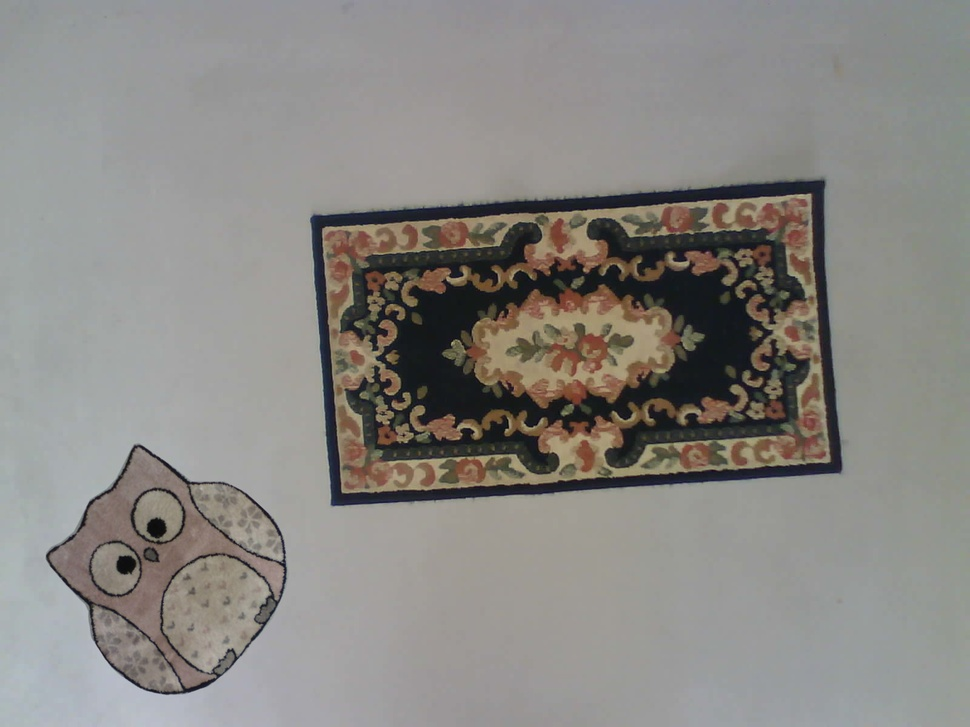
#> input picture Python/images/2_obj.jpg, 970 x 727 px, shrunk from 1600 x 1200 before the run
$ python measure_objects.py
#> lines starting #> are read from the running program, lines starting #| are printed output that depends on the picture; after the words box and inside, x2 and y2 are one past the last pixel; in counts of white or black regions, pixels touching at a corner belong together
"""
Filename: init.py
Usage: This script will measure different objects in the frame using a reference object of known dimension.
The object with known dimension must be the leftmost object.
Author: Shashank Sharma
"""
import math
from scipy.spatial.distance import euclidean
from imutils import perspective
from imutils import contours
import numpy as np
import imutils
import cv2
# from PIL import Image

# Function to show array of images (intermediate results)
# [5 lines left out: function show_images, not called in this run]

def getWidthAndHeightFromContours(cnt, pixel_per_m : int | float):

    box = cv2.minAreaRect(cnt)
    box = cv2.boxPoints(box)
    box = np.array(box, dtype="int")
    box = perspective.order_points(box)
    (tl, tr, br, bl) = box
    # cv2.drawContours(image, [box.astype("int")], -1, (0, 0, 255), 2)

    wid = euclidean(tl, tr)/pixel_per_m
    ht = euclidean(tr, br)/pixel_per_m
    return wid,ht

def getContoursSortedFromImage(img_path):
    # Read image and preprocess
    image = cv2.imread(img_path)

    gray = cv2.cvtColor(image, cv2.COLOR_BGR2GRAY)
    blur = gray
    blur = cv2.GaussianBlur(gray, (9,9), 0)
    # blur = cv2.GaussianBlur(gray, (3, 3), 0)


    # compute the median of the single channel pixel intensities
    v = np.median(image)
    # apply automatic Canny edge detection using the computed median
    sigma = 0.33
    lower = int(max(0, (1.0 - sigma) * v))
    upper = int(min(255, (1.0 + sigma) * v))

    edged = cv2.Canny(blur, lower, upper, apertureSize=3, L2gradient=False)
    # edged = cv2.Canny(blur, 40, 200, apertureSize=3, L2gradient=False)
    edged = cv2.dilate(edged, None, iterations=1)
    edged = cv2.erode(edged, None, iterations=1)

    #show_images([blur, edged])

    # Find contours
    cnts = cv2.findContours(edged.copy(), cv2.RETR_EXTERNAL, cv2.CHAIN_APPROX_SIMPLE)
    cnts = imutils.grab_contours(cnts)

    # Sort contours from left to right as leftmost contour is reference object
    if len(cnts):
        (cnts, _) = contours.sort_contours(cnts)

    # Remove contours which are not large enough
    cnts = [x for x in cnts if cv2.contourArea(x) > 100]
    return cnts

def addSingleCntAndSizesToImage(numpy_ndarray_image, cnt, pixel_per_m : int | float):
    box = cv2.minAreaRect(cnt)
    box = cv2.boxPoints(box)
    box = np.array(box, dtype="int")
    box = perspective.order_points(box)
    (tl, tr, br, bl) = box
    cv2.drawContours(numpy_ndarray_image, [box.astype("int")], -1, (0, 0, 255), 3)
    mid_pt_horizontal = (tl[0] + int(abs(tr[0] - tl[0])/2), tl[1] + int(abs(tr[1] - tl[1])/2))
    mid_pt_verticle = (tr[0] + int(abs(tr[0] - br[0])/2), tr[1] + int(abs(tr[1] - br[1])/2))
    wid = roundMeasurements(euclidean(tl, tr)/pixel_per_m)
    ht = roundMeasurements(euclidean(tr, br)/pixel_per_m)
    cv2.putText(numpy_ndarray_image, "{:.1f}m".format(wid), (int(mid_pt_horizontal[0] - 15), int(mid_pt_horizontal[1] - 10)),
        cv2.FONT_HERSHEY_SIMPLEX, 1.3, (255, 255, 0), 4)
    cv2.putText(numpy_ndarray_image, "{:.1f}m".format(ht), (int(mid_pt_verticle[0] + 10), int(mid_pt_verticle[1])),
        cv2.FONT_HERSHEY_SIMPLEX, 1.3, (255, 255, 0), 4)
    return numpy_ndarray_image


# [14 lines left out: function getPixelPerCmByReferenceObject, not called in this run]

def getPixelPerCmByImageWidth(image_file : str, real_visible_range_in_cm):
    im = cv2.imread(image_file)
    _, width, _ = im.shape
    return width / real_visible_range_in_cm

# [64 lines left out: functions getPixelPerCmByImageHeight, measureEveryObject, addAllCntsAndSizesToImage, test, not called in this run]


def roundMeasurements(measurement):
    measurement_rounded = math.ceil(measurement * 10) / 10
    return measurement_rounded


def alladyn_main(source_img_path : str, REAL_VISIBLE_WIDTH_AT_IMG_IN_M : int | float, output_img_path : str | None):

    pixel_per_m = getPixelPerCmByImageWidth(source_img_path, REAL_VISIBLE_WIDTH_AT_IMG_IN_M)
    # get contours
    # if not found any, object type is None
    cnts = getContoursSortedFromImage(source_img_path)

    if cnts:
        # get biggest obj
        largest_obj_cnt = max(cnts, key=cv2.contourArea)
        largest_obj_real_width, largest_obj_real_height = getWidthAndHeightFromContours(cnt=largest_obj_cnt,pixel_per_m=pixel_per_m)

        #### ADD lines and sizes to image file ####
        if output_img_path is not None and output_img_path:
            image = cv2.imread(source_img_path)
            image = addSingleCntAndSizesToImage(image, largest_obj_cnt, pixel_per_m)
            cv2.imwrite(output_img_path, image)
        ###########################################

        resultData = {
            'width' : roundMeasurements(largest_obj_real_width),
            'height' : roundMeasurements(largest_obj_real_height),
        }

        resultData['area'] = roundMeasurements(resultData["height"] * resultData['width'])
    else:
        resultData = {'width': 0.0 , 'height': 0.0, 'area' : 0.0}

    return resultData


def demo():

    # my_img = "images/sowa.jpg"
    # my_img = "images/blady.jpg"
    # my_img = "images/wzorek.jpg"
    my_img = "images/2_obj.jpg"
    output_img_path = "output.jpg"
    REAL_VISIBLE_WIDTH_AT_IMG_IN_M = 2.0


    print(str(alladyn_main(my_img, REAL_VISIBLE_WIDTH_AT_IMG_IN_M, output_img_path)))
#> in getPixelPerCmByImageWidth, im is the input picture: shape (727, 970, 3); mean B, G, R 131.3, 135.1, 137.3
#> in getContoursSortedFromImage, `gray = cv2.cvtColor(image, cv2.COLOR_BGR2GRAY)`:
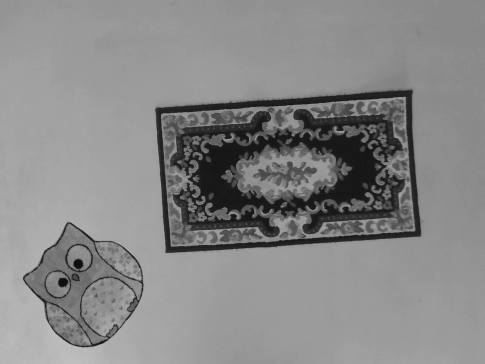
#> gray: shape (727, 970) (shown at 1/2 size); min 3, max 194, mean 135.3
#> in getContoursSortedFromImage, `v = np.median(image)`: v = 150
#> in getContoursSortedFromImage, `lower = int(max(0, (1.0 - sigma) * v))`: lower = 100
#> in getContoursSortedFromImage, `upper = int(min(255, (1.0 + sigma) * v))`: upper = 199
#> in getContoursSortedFromImage, `edged = cv2.Canny(blur, lower, upper, apertureSize=3, L2gradient=False)`:
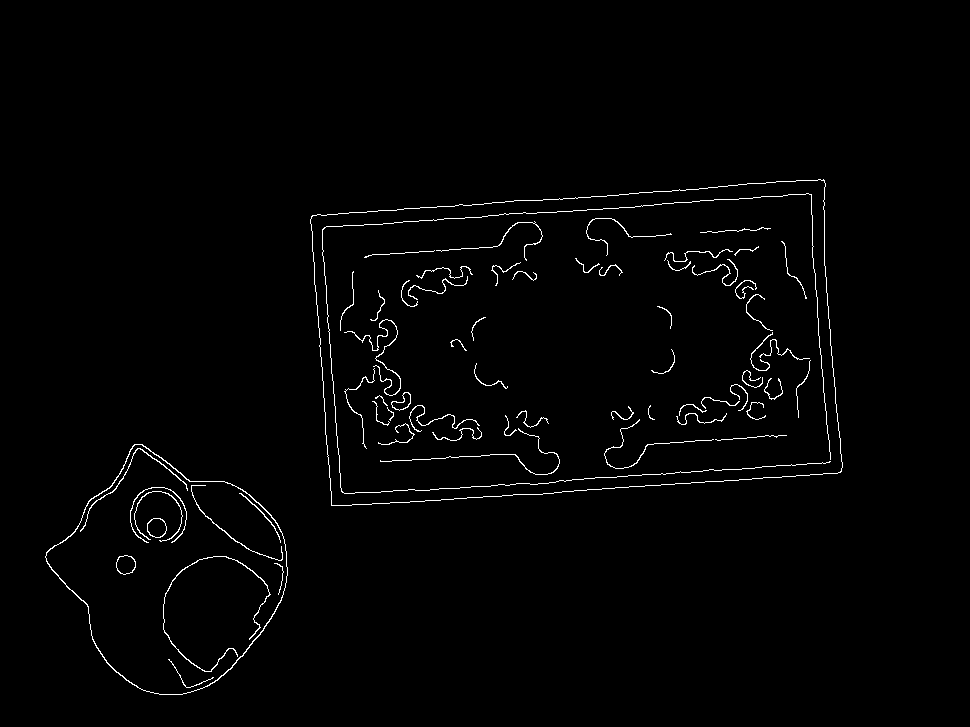
#> edged: shape (727, 970); 1.4% white in thin lines or dots, all inside (x1, y1, x2, y2) = (45, 179, 843, 695)
#> in getContoursSortedFromImage, `edged = cv2.dilate(edged, None, iterations=1)`:
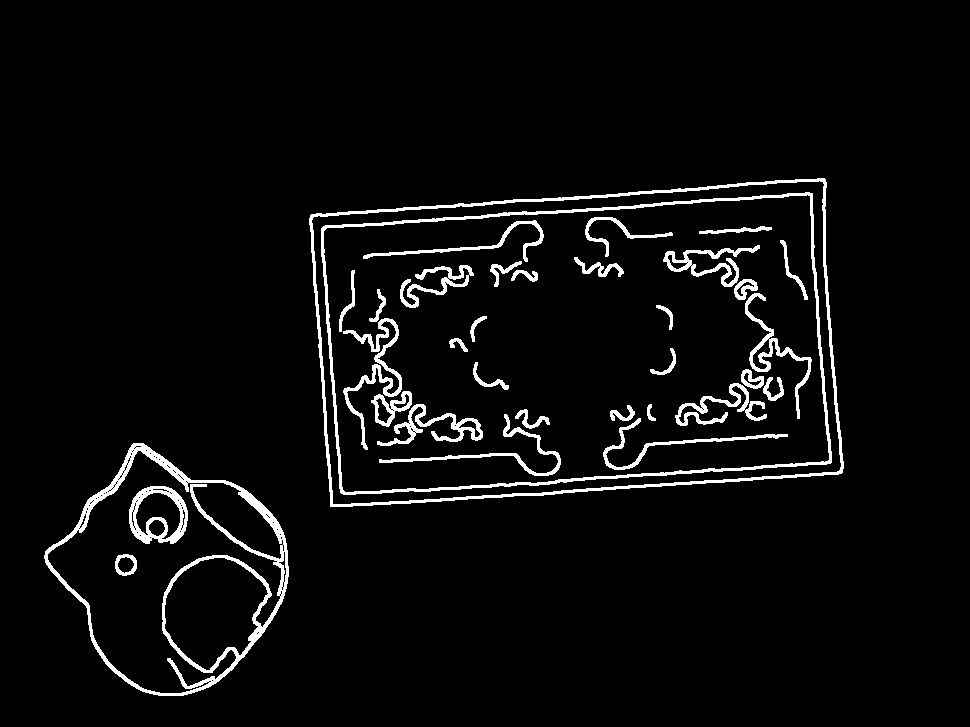
#> edged: shape (727, 970); 4.5% white; 34 white regions, largest, box (x1, y1, x2, y2) and area: (44, 443, 289, 696) 6137, (309, 178, 844, 507) 5075, (321, 192, 832, 495) 4803
#> in getContoursSortedFromImage, `edged = cv2.erode(edged, None, iterations=1)`:
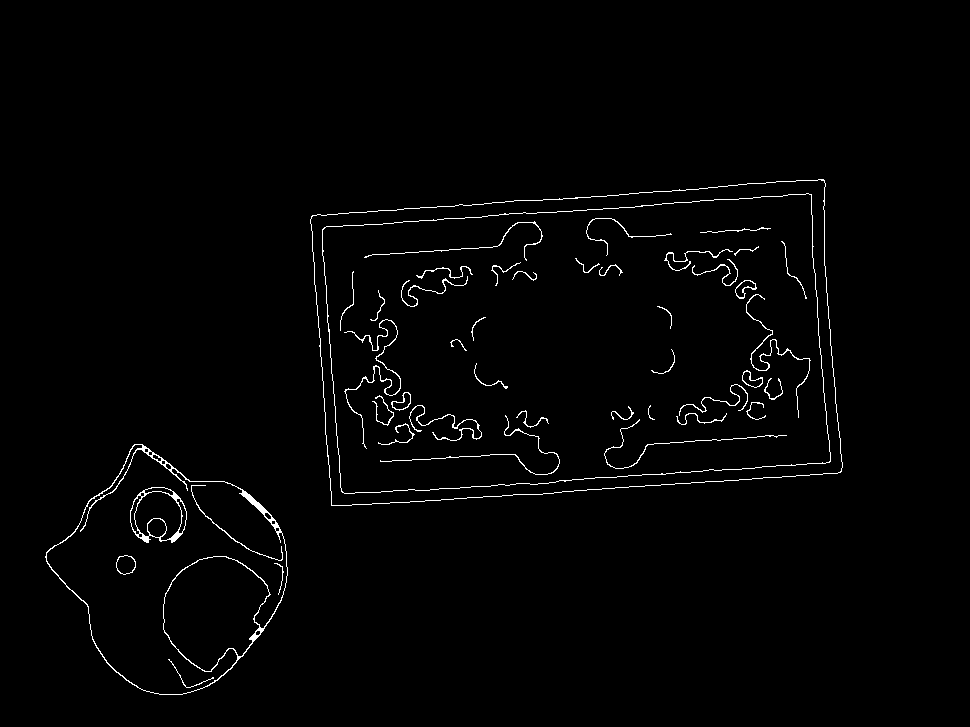
#> edged: shape (727, 970); 1.5% white in thin lines or dots, all inside (x1, y1, x2, y2) = (45, 179, 843, 695)
#> in getContoursSortedFromImage, `cnts = cv2.findContours(edged.copy(), cv2.RETR_EXTERNAL, cv2.CHAIN_APP..`: cnts = 2 contours; box (x1, y1, x2, y2) and area: (310, 179, 843, 506) 149566, (45, 444, 288, 695) 38882
#> in alladyn_main, `largest_obj_cnt = max(cnts, key=cv2.contourArea)`: largest_obj_cnt = contour of 253 points, box (x1, y1, x2, y2) (310, 179, 843, 506), area 149566
#> in getWidthAndHeightFromContours, `box = cv2.minAreaRect(cnt)`: box = ((577.3, 343.3), (516.9, 295.7), -4.07)
#> in getWidthAndHeightFromContours, `box = cv2.boxPoints(box)`: box = [[330, 509.1], [309, 214.2], [824.6, 177.5], [845.6, 472.4]]
#> in getWidthAndHeightFromContours, `box = np.array(box, dtype="int")`: box = [[330, 509], [309, 214], [824, 177], [845, 472]]
#> in getWidthAndHeightFromContours, `box = perspective.order_points(box)`: box = [[309, 214], [824, 177], [845, 472], [330, 509]]
#> in getWidthAndHeightFromContours, `(tl, tr, br, bl) = box`: tl = [309, 214]; tr = [824, 177]; br = [845, 472]; bl = [330, 509]
#> in getWidthAndHeightFromContours, `wid = euclidean(tl, tr)/pixel_per_m`: wid = 1.06
#> in getWidthAndHeightFromContours, `ht = euclidean(tr, br)/pixel_per_m`: ht = 0.61
#> in alladyn_main, `largest_obj_real_width, largest_obj_real_height = getWidthAndHeightFro..`: largest_obj_real_width = 1.06; largest_obj_real_height = 0.61
#> in addSingleCntAndSizesToImage, `box = cv2.minAreaRect(cnt)`: box = ((577.3, 343.3), (516.9, 295.7), -4.07)
#> in addSingleCntAndSizesToImage, `box = cv2.boxPoints(box)`: box = [[330, 509.1], [309, 214.2], [824.6, 177.5], [845.6, 472.4]]
#> in addSingleCntAndSizesToImage, `box = np.array(box, dtype="int")`: box = [[330, 509], [309, 214], [824, 177], [845, 472]]
#> in addSingleCntAndSizesToImage, `box = perspective.order_points(box)`: box = [[309, 214], [824, 177], [845, 472], [330, 509]]
#> in addSingleCntAndSizesToImage, `(tl, tr, br, bl) = box`: tl = [309, 214]; tr = [824, 177]; br = [845, 472]; bl = [330, 509]
#> in addSingleCntAndSizesToImage, `mid_pt_horizontal = (tl[0] + int(abs(tr[0] - tl[0])/2), tl[1] + int(ab..`: mid_pt_horizontal = (566, 232)
#> in addSingleCntAndSizesToImage, `mid_pt_verticle = (tr[0] + int(abs(tr[0] - br[0])/2), tr[1] + int(abs(..`: mid_pt_verticle = (834, 324)
#> in addSingleCntAndSizesToImage, `wid = roundMeasurements(euclidean(tl, tr)/pixel_per_m)`: wid = 1.1
#> in addSingleCntAndSizesToImage, `ht = roundMeasurements(euclidean(tr, br)/pixel_per_m)`: ht = 0.7
#> in addSingleCntAndSizesToImage, `cv2.putText(numpy_ndarray_image, "{:.1f}m".format(ht), (int(mid_pt_ver..`:
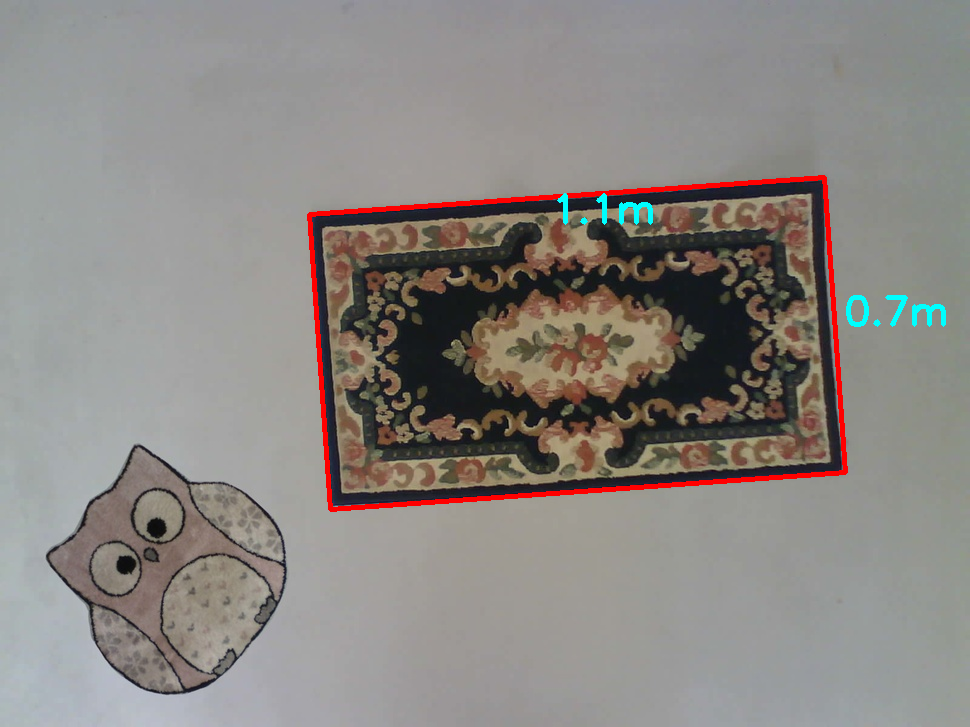
#> numpy_ndarray_image: shape (727, 970, 3); mean B, G, R 130.3, 134, 138.5
#> in alladyn_main, `resultData = { 'width' : roundMeasurements(largest_obj_real_width), 'h..`: resultData = {'width': 1.1, 'height': 0.7}

demo()

$ run again, with Python/images/sowa.jpg copied over Python/images/2_obj.jpg
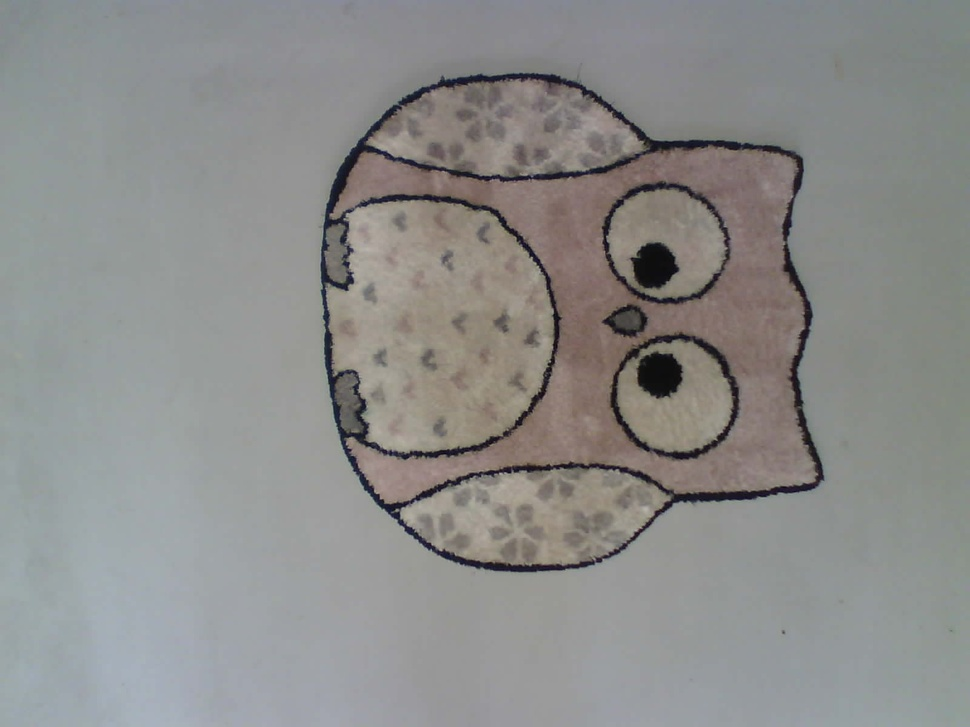
#> input picture Python/images/sowa.jpg, 970 x 727 px, shrunk from 1600 x 1200 before the run
#> in getPixelPerCmByImageWidth, im is the input picture: shape (727, 970, 3); mean B, G, R 138.5, 140, 139.7
#> v = 145
#> lower = 97
#> upper = 192
#> in getContoursSortedFromImage, `edged = cv2.dilate(edged, None, iterations=1)`:
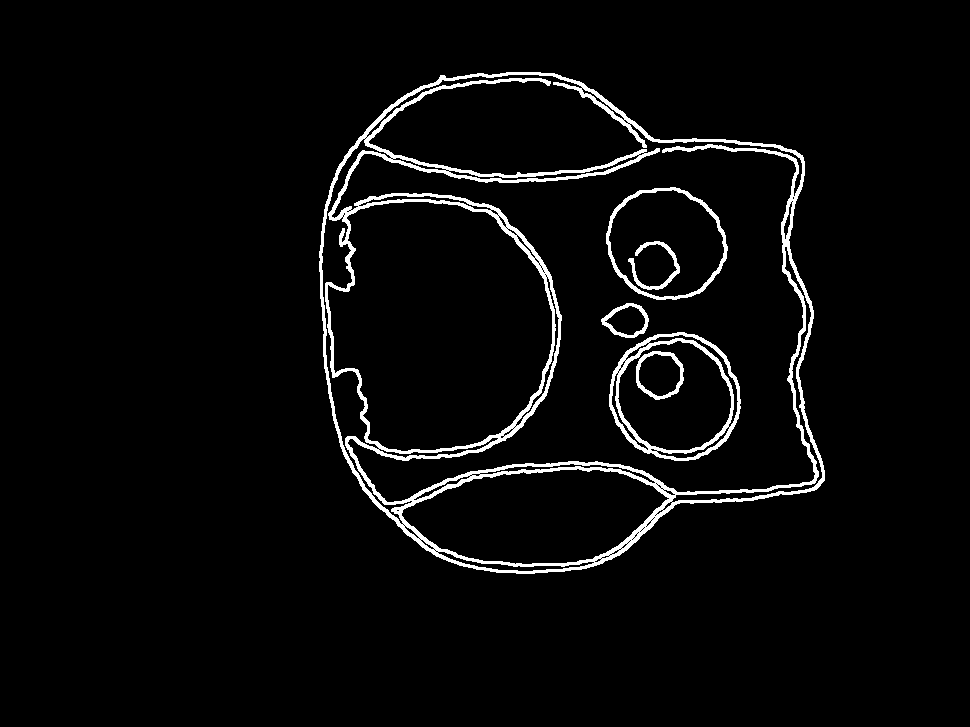
#> edged: shape (727, 970); 3.8% white; 6 white regions, box (x1, y1, x2, y2) and area: (319, 72, 825, 574) 20948, (609, 332, 741, 461) 2836, (606, 187, 728, 300) 1359, (636, 351, 684, 400) 545, (628, 241, 680, 290) 538, (601, 303, 649, 338) 449
#> in getContoursSortedFromImage, `cnts = cv2.findContours(edged.copy(), cv2.RETR_EXTERNAL, cv2.CHAIN_APP..`: cnts = 1 contour; box (x1, y1, x2, y2) and area: (320, 73, 824, 573) 198172
#> largest_obj_cnt = contour of 634 points, box (x1, y1, x2, y2) (320, 73, 824, 573), area 198172
#> in getWidthAndHeightFromContours, `box = cv2.minAreaRect(cnt)`: box = ((567.4, 318.8), (490.5, 500.9), -3.7)
#> in getWidthAndHeightFromContours, `box = cv2.boxPoints(box)`: box = [[338.9, 584.6], [306.5, 84.71], [795.9, 53.03], [828.3, 552.9]]
#> in getWidthAndHeightFromContours, `box = np.array(box, dtype="int")`: box = [[338, 584], [306, 84], [795, 53], [828, 552]]
#> in getWidthAndHeightFromContours, `box = perspective.order_points(box)`: box = [[306, 84], [795, 53], [828, 552], [338, 584]]
#> in getWidthAndHeightFromContours, `(tl, tr, br, bl) = box`: tl = [306, 84]; tr = [795, 53]; br = [828, 552]; bl = [338, 584]
#> in getWidthAndHeightFromContours, `wid = euclidean(tl, tr)/pixel_per_m`: wid = 1.01
#> in getWidthAndHeightFromContours, `ht = euclidean(tr, br)/pixel_per_m`: ht = 1.03
#> largest_obj_real_width = 1.01; largest_obj_real_height = 1.03
#> in addSingleCntAndSizesToImage, `box = cv2.minAreaRect(cnt)`: box = ((567.4, 318.8), (490.5, 500.9), -3.7)
#> in addSingleCntAndSizesToImage, `box = cv2.boxPoints(box)`: box = [[338.9, 584.6], [306.5, 84.71], [795.9, 53.03], [828.3, 552.9]]
#> in addSingleCntAndSizesToImage, `box = np.array(box, dtype="int")`: box = [[338, 584], [306, 84], [795, 53], [828, 552]]
#> in addSingleCntAndSizesToImage, `box = perspective.order_points(box)`: box = [[306, 84], [795, 53], [828, 552], [338, 584]]
#> in addSingleCntAndSizesToImage, `(tl, tr, br, bl) = box`: tl = [306, 84]; tr = [795, 53]; br = [828, 552]; bl = [338, 584]
#> mid_pt_horizontal = (550, 99)
#> mid_pt_verticle = (811, 302)
#> in addSingleCntAndSizesToImage, `wid = roundMeasurements(euclidean(tl, tr)/pixel_per_m)`: wid = 1.1
#> in addSingleCntAndSizesToImage, `cv2.putText(numpy_ndarray_image, "{:.1f}m".format(ht), (int(mid_pt_ver..`:
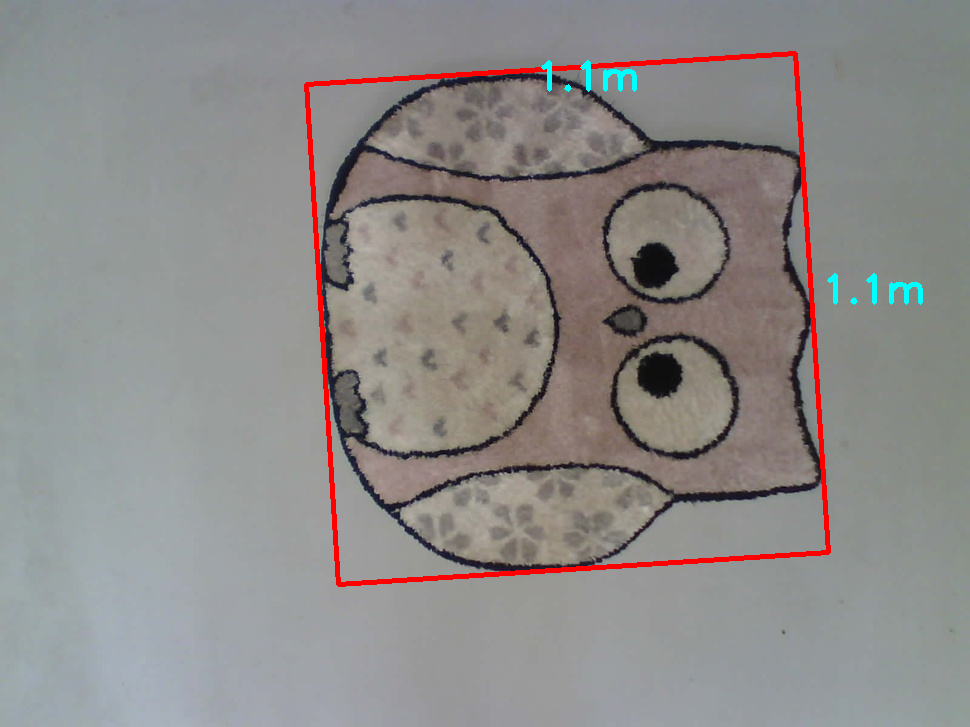
#> numpy_ndarray_image: shape (727, 970, 3); mean B, G, R 136.9, 138.3, 141.1
#> resultData = {'width': 1.1, 'height': 1.1}
